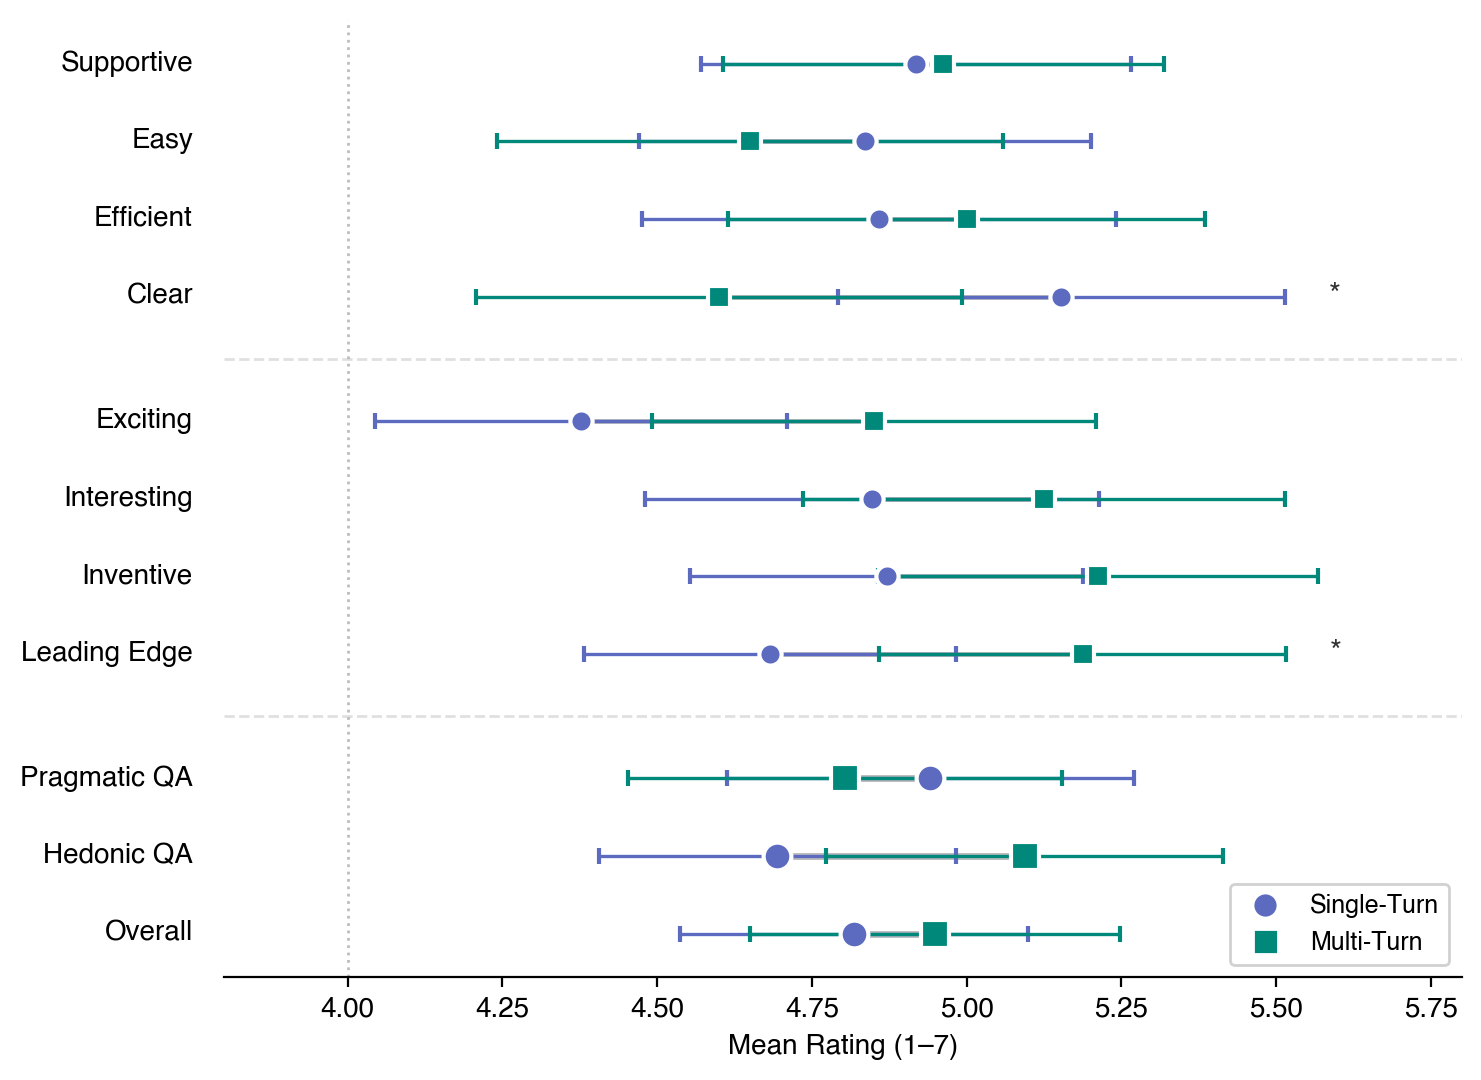

Source code (Python):
"""
Figure 7: UEQ Clarity-Novelty Tradeoff — Single-Turn vs Multi-Turn
Horizontal dumbbell chart of all 8 UEQ items + 3 subscales.
Groups: Pragmatic Quality (top), Hedonic Quality (middle), Subscales (bottom).
"""

import pandas as pd
import numpy as np
import matplotlib.pyplot as plt
import matplotlib as mpl
from scipy import stats
from matplotlib.lines import Line2D

mpl.rcParams['font.family'] = 'Helvetica'
mpl.rcParams['font.sans-serif'] = ['Helvetica', 'Arial', 'DejaVu Sans']

df = pd.read_csv('data_participants.csv')
df_viz = df[df['condition_name'].isin(['single_turn', 'multi_turn'])].copy()

COLOR_SINGLE = '#5C6BC0'
COLOR_MULTI  = '#00897B'

# Compute subscales
pragmatic_cols = [
    'final_ueq_obstructive_supportive', 'final_ueq_complicated_easy',
    'final_ueq_inefficient_efficient', 'final_ueq_confusing_clear',
]
hedonic_cols = [
    'final_ueq_boring_exciting', 'final_ueq_not_interesting_interesting',
    'final_ueq_conventional_inventive', 'final_ueq_usual_leading_edge',
]
df_viz = df_viz.copy()
df_viz['ueq_pragmatic'] = df_viz[pragmatic_cols].mean(axis=1)
df_viz['ueq_hedonic']   = df_viz[hedonic_cols].mean(axis=1)
df_viz['ueq_overall']   = df_viz[pragmatic_cols + hedonic_cols].mean(axis=1)

# Items ordered top-to-bottom: pragmatic group, hedonic group, then subscale summary
item_groups = [
    # (col, display_label, group)
    ('final_ueq_obstructive_supportive',    'Supportive',      'pragmatic'),
    ('final_ueq_complicated_easy',          'Easy',            'pragmatic'),
    ('final_ueq_inefficient_efficient',     'Efficient',       'pragmatic'),
    ('final_ueq_confusing_clear',           'Clear',           'pragmatic'),
    ('final_ueq_boring_exciting',           'Exciting',        'hedonic'),
    ('final_ueq_not_interesting_interesting','Interesting',    'hedonic'),
    ('final_ueq_conventional_inventive',    'Inventive',       'hedonic'),
    ('final_ueq_usual_leading_edge',        'Leading Edge',    'hedonic'),
    ('ueq_pragmatic',                       'Pragmatic QA',    'subscale'),
    ('ueq_hedonic',                         'Hedonic QA',      'subscale'),
    ('ueq_overall',                         'Overall',         'subscale'),
]

n = len(item_groups)
# y positions: items top to bottom, with small gaps between groups
y_positions = []
y = n - 1
group_gaps = {'pragmatic': 0, 'hedonic': 0.6, 'subscale': 0.6}
prev_group = None
for col, label, group in item_groups:
    if prev_group is not None and group != prev_group:
        y -= group_gaps[group]
    y_positions.append(y)
    y -= 1
    prev_group = group

fig, ax = plt.subplots(figsize=(7.5, 5.5), dpi=150)

for (col, label, group), y in zip(item_groups, y_positions):
    single = df_viz[df_viz['condition_name'] == 'single_turn'][col].dropna()
    multi  = df_viz[df_viz['condition_name'] == 'multi_turn'][col].dropna()

    s_m, s_se = single.mean(), single.sem()
    m_m, m_se = multi.mean(), multi.sem()
    t_stat, p_val = stats.ttest_ind(multi, single)

    # connecting line
    lw = 2.5 if group == 'subscale' else 1.8
    ax.plot([s_m, m_m], [y, y], color='#BDBDBD', linewidth=lw, zorder=1)

    # dots
    ms = 10 if group == 'subscale' else 8
    ax.errorbar(s_m, y, xerr=1.96 * s_se, fmt='o', color=COLOR_SINGLE,
                markersize=ms, markeredgecolor='white', markeredgewidth=1.5,
                capsize=3, capthick=1.2, elinewidth=1.2, zorder=3)
    ax.errorbar(m_m, y, xerr=1.96 * m_se, fmt='s', color=COLOR_MULTI,
                markersize=ms, markeredgecolor='white', markeredgewidth=1.5,
                capsize=3, capthick=1.2, elinewidth=1.2, zorder=3)

    # significance marker
    if p_val < 0.001:   sig = '***'
    elif p_val < 0.01:  sig = '**'
    elif p_val < 0.05:  sig = '*'
    else:               sig = ''
    if sig:
        x_right = max(s_m + 1.96 * s_se, m_m + 1.96 * m_se) + 0.07
        ax.text(x_right, y, sig, va='center', ha='left',
                fontsize=11, fontweight='bold', color='#333333')

    # row label
    fw = 'bold' if group == 'subscale' else 'normal'
    ax.text(3.75, y, label, va='center', ha='right', fontsize=10, fontweight=fw)

# Group header lines
def add_bracket(ax, y_top, y_bottom, label, x_pos=-0.05):
    mid = (y_top + y_bottom) / 2
    ax.annotate('', xy=(x_pos, y_bottom - 0.3), xytext=(x_pos, y_top + 0.3),
                 xycoords=('axes fraction', 'data'),
                 textcoords=('axes fraction', 'data'),
                 arrowprops=dict(arrowstyle='-', color='#9E9E9E', lw=1.2))
    ax.text(x_pos - 0.01, mid, label, va='center', ha='right', fontsize=8.5,
            color='#757575', rotation=90, transform=ax.get_yaxis_transform())

# Group separator lines
pragmatic_ys = [y for (_, _, g), y in zip(item_groups, y_positions) if g == 'pragmatic']
hedonic_ys   = [y for (_, _, g), y in zip(item_groups, y_positions) if g == 'hedonic']
subscale_ys  = [y for (_, _, g), y in zip(item_groups, y_positions) if g == 'subscale']

sep1 = (min(pragmatic_ys) + max(hedonic_ys)) / 2
sep2 = (min(hedonic_ys) + max(subscale_ys)) / 2
ax.axhline(sep1, color='#E0E0E0', linewidth=1, linestyle='--', zorder=0)
ax.axhline(sep2, color='#E0E0E0', linewidth=1, linestyle='--', zorder=0)

# Midpoint reference line
ax.axvline(4.0, color='#BDBDBD', linewidth=1, linestyle=':', zorder=0)

ax.set_yticks([])
ax.set_xlim(3.8, 5.8)
ax.set_xlabel('Mean Rating (1–7)', fontsize=10)
ax.spines['top'].set_visible(False)
ax.spines['right'].set_visible(False)
ax.spines['left'].set_visible(False)
ax.tick_params(axis='both', labelsize=10)

legend_elements = [
    Line2D([0], [0], marker='o', color='w', markerfacecolor=COLOR_SINGLE,
           markersize=9, markeredgecolor='white', label='Single-Turn'),
    Line2D([0], [0], marker='s', color='w', markerfacecolor=COLOR_MULTI,
           markersize=9, markeredgecolor='white', label='Multi-Turn'),
]
ax.legend(handles=legend_elements, loc='lower right', fontsize=9, framealpha=0.9)

plt.tight_layout()
plt.savefig('plots_finalized/fig7_ueq_tradeoff.png', bbox_inches='tight', dpi=200)
plt.savefig('plots_finalized/fig7_ueq_tradeoff.pdf', bbox_inches='tight')
plt.close()
print('Saved fig7_ueq_tradeoff')
